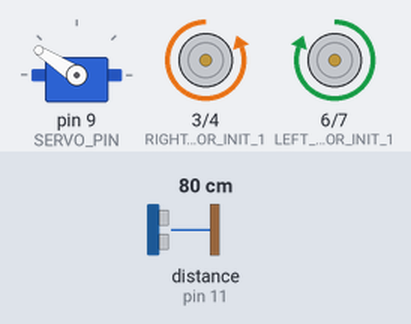
This sketch was run on a simulated Arduino Mega 2560, built with avr-gcc and run on an emulated ATmega2560. Shown: servo, motor-driver pin pairs drawn as motors (green arrow = first pin HIGH = forward, orange = second pin HIGH = backward, longer = more drive). Inputs (shaded band) come from the test bench; at power-on: distance to the obstacle (sensor on pin 11) 80 cm. The echo pulse lasts 58.3 µs per cm; random numbers use the default seed unless the sketch sets one; what the sketch prints to the serial monitor is not drawn.

Above: at 1.2 s.
1.3 s: distance to the obstacle (sensor on pin 11) set to 2 cm
At 1.66 s:
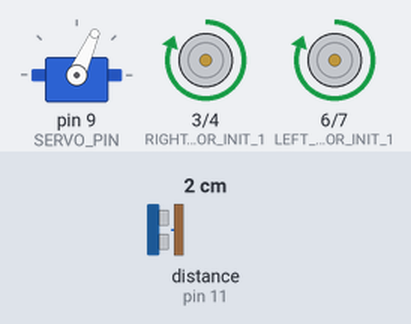
4.3 s: distance to the obstacle (sensor on pin 11) set to 60 cm
At 4.72 s:
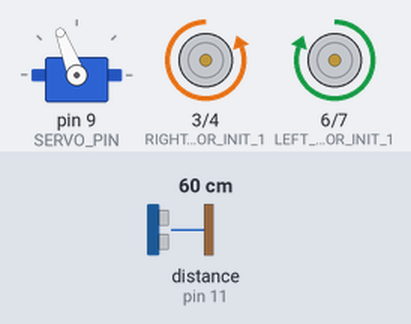
7.3 s: distance to the obstacle (sensor on pin 11) set to 38 cm
10.3 s: distance to the obstacle (sensor on pin 11) set to 32 cm
At 10.49 s:
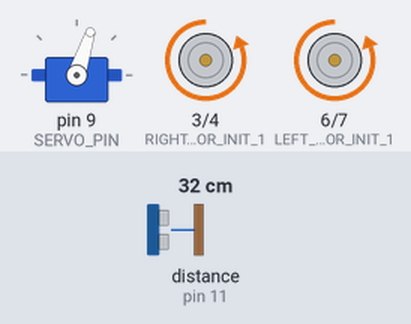
13.3 s: distance to the obstacle (sensor on pin 11) set to 4 cm
Timing chart, 0 to 17.3 s (numbered marks = the images above; inputs shaded):
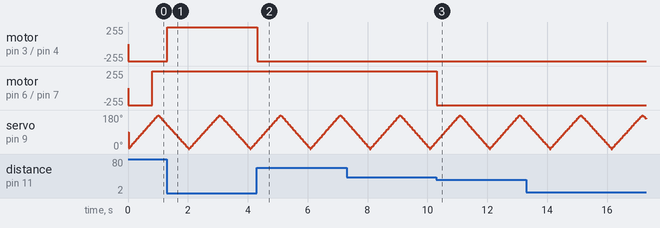

The sketch:

VSAT_1.ino
```cpp
#include <NewPing.h>
#include <Servo.h>

#define TOO_CLOSE 35
#define LEFT_MOTOR_INIT_1 6
#define LEFT_MOTOR_INIT_2 7
#define ENABLE_PIN_1 3

#define RIGHT_MOTOR_INIT_1 3
#define RIGHT_MOTOR_INIT_2 4
#define ENABLE_PIN_2 7
#define RUN_TIME 30

#define TRIGGER_PIN   12
#define ECHO_PIN      11
#define MAX_DISTANCE 200
#define SERVO_PIN 9
#define MAX_READ 5
#define INTERVAL 15
NewPing sonar(TRIGGER_PIN, ECHO_PIN, MAX_DISTANCE);

int distance;
int average = 0;
unsigned int pingSpeed = 50;
unsigned long pingTimer;

Servo servo;
int pos=0;
int increment;
unsigned long lastUpdate;

void Attach(int pin)
{
  servo.attach(pin);
}

void echoCheck()
{
  if (sonar.check_timer())
    distance=(sonar.ping_result / US_ROUNDTRIP_CM);
}

void sweep()
{
   if((millis() - lastUpdate) > INTERVAL)
   {
      lastUpdate = millis();
      pos += increment;
      servo.write(pos);
      if (millis() >= pingTimer)
      {
        pingTimer += pingSpeed;
        sonar.ping_timer(echoCheck);
      }
      if ((pos >= 180) || (pos <= 0))
        increment=-increment;
   }
}

class Robot
{
  private:
  enum state_t { stateStopped, stateMoving, stateTurning, stateRemote };
  state_t state;

  unsigned long startTime;
  unsigned long endStateTime;
  unsigned long endTime;

  protected:
  void  setMotor(boolean reverse, int flag)
  {
    if(flag==1)
    {
      digitalWrite(LEFT_MOTOR_INIT_1,reverse);
      digitalWrite(LEFT_MOTOR_INIT_2,!reverse);

      digitalWrite(RIGHT_MOTOR_INIT_1,reverse);
      digitalWrite(RIGHT_MOTOR_INIT_2,!reverse);
    }
    else if(flag==2)
    {

      digitalWrite(LEFT_MOTOR_INIT_1,!reverse);
      digitalWrite(LEFT_MOTOR_INIT_2,reverse);

      digitalWrite(RIGHT_MOTOR_INIT_1,!reverse);
      digitalWrite(RIGHT_MOTOR_INIT_2,reverse);
    }
    else if(flag==3)
    {
      digitalWrite(LEFT_MOTOR_INIT_1,reverse);
      digitalWrite(LEFT_MOTOR_INIT_2,reverse);

      digitalWrite(RIGHT_MOTOR_INIT_1,reverse);
      digitalWrite(RIGHT_MOTOR_INIT_2,reverse);
    }
    else if(flag==4)
    {
      digitalWrite(LEFT_MOTOR_INIT_1,reverse);
      digitalWrite(LEFT_MOTOR_INIT_2,!reverse);

      digitalWrite(RIGHT_MOTOR_INIT_1,!reverse);
      digitalWrite(RIGHT_MOTOR_INIT_2,reverse);
    }
  }

  void remote()
  {
      setMotor(true,0);
      state = stateRemote;
  }

  void move_obj()
  {
      setMotor(true,4);
      state = stateMoving;
  }

  void stop_obj()
  {
      setMotor(true,3);
      state = stateStopped;
  }

  bool doneRunning(unsigned long currentTime)
  {
      return (currentTime >= endTime);
  }

  bool obstacleAhead(unsigned int distance)
  {
      return (distance <= TOO_CLOSE);
  }

  int turn(unsigned long currentTime)
  {
      if(pos<90)
        setMotor(true,2);
      else if(pos>90)
        setMotor(true,1);
      else if (random(2) == 0)
          setMotor(true,1);
      else
          setMotor(true,2);
      state = stateTurning;
      endStateTime = currentTime + random(500, 1000);
      return 0;
  }

  bool doneTurning(unsigned long currentTime, unsigned int distance)
  {
     if (currentTime >= endStateTime)
          return (distance > TOO_CLOSE);
     return false;
  }

  bool moving()
  {
    return (state == stateMoving);
  }
  bool turning()
  {
    return (state == stateTurning);
  }
  bool stopped()
  {
    return (state == stateStopped);
  }
  bool remoteControlled()
  {
    return (state == stateRemote);
  }

  public:
  void initialize()
  {
     endTime = millis() + RUN_TIME * 2000;
     move_obj();
  }

  Robot()
  {
    initialize();
    increment=3;
  }

  void run()
  {
    unsigned long currentTime = millis();
    Attach(SERVO_PIN);
    sweep();
    Serial.println(distance);
    if (doneRunning(currentTime))
      stop_obj();
    else if (moving())
    {
      if (obstacleAhead(distance))
        turn(currentTime);
    }
    else if (turning())
    {
      if (doneTurning(currentTime, distance))
        move_obj();
    }
  }

}robot;


void setup()
{
  Serial.begin(9600);
  pinMode(LEFT_MOTOR_INIT_1,OUTPUT);
  pinMode(LEFT_MOTOR_INIT_2,OUTPUT);

  pinMode(RIGHT_MOTOR_INIT_1,OUTPUT);
  pinMode(RIGHT_MOTOR_INIT_2,OUTPUT);
  robot.initialize();
  pingTimer = millis();
}

void loop()
{
    robot.run();
}
```

Measured:
- the behaviour switches between 36 and 35 cm on distance to the obstacle (sensor on pin 11) (found by bisection; images 2 and 3)
- after the input at 1.3 s, motor on pin 3 (RIGHT_MOTOR_INIT_1) / pin 4 (RIGHT_MOTOR_INIT_2): backward 255/255 → forward 255/255 at once
- after the input at 4.3 s, motor on pin 3 (RIGHT_MOTOR_INIT_1) / pin 4 (RIGHT_MOTOR_INIT_2): forward 255/255 → backward 255/255 at once
- after the input at 10.3 s, motor on pin 6 (LEFT_MOTOR_INIT_1) / pin 7 (LEFT_MOTOR_INIT_2): forward 255/255 → backward 255/255 at once
